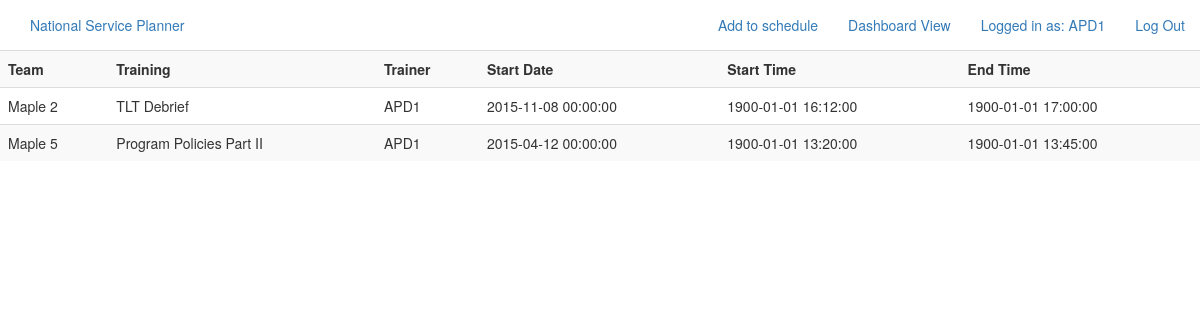
/dashboard (signed in), run on the app's committed database.
### model.py (models this page shows)
class TrainingAssignment(db.Model):
    __tablename__ = "training_assignments"
    assignment_id = db.Column(db.Integer, autoincrement=True, primary_key=True)
    team_id = db.Column(db.Integer, db.ForeignKey('teams.team_id'),
                        nullable=False, default="unknown")
    training_id = db.Column(db.Integer, db.ForeignKey('trainings.training_id'), nullable=False, default="unknown")
    staff_id = db.Column(db.String(15), db.ForeignKey('staff.staff_id'), nullable=True, default="unknown")
    start_date = db.Column(db.DateTime, nullable=False)
    end_date = db.Column(db.DateTime, nullable=True)
    start_time = db.Column(db.DateTime, nullable=True)
    end_time = db.Column(db.DateTime, nullable=True)
    staff = db.relationship("Staff", backref=db.backref("training_assignments"))

### server.py (the view)
@app.route('/dashboard')
def process_request():
    if session["staff_id"] == "ADMIN":
        assignments = TrainingAssignment.query.all()
    else:
        assignments = TrainingAssignment.query.filter_by(staff_id = session["staff_id"]).all()
    print assignments
    print session["staff_id"]
    return render_template("dashboard.html", assignments=assignments)

### templates/dashboard.html
{% extends 'base.html' %}
{% block content %}
 <table class="table table-striped">
    <tr>
        <th>Team</th>
        <th>Training</th>
        <th>Trainer</th>
        <th>Start Date</th>
        <th>Start Time</th>
        <th>End Time</th>
    </tr>
    {% for assignment in assignments %}
    <tr>
        <td>{{assignment.team_id}}</td>
        <td>{{assignment.training_id}}</td>
        <td>{{assignment.staff_id}}</td>
        <td>{{assignment.start_date}}</td>
        <td>{{assignment.start_time}}</td>
        <td>{{assignment.end_time}}</td>
    </tr>
    {% endfor %}
</table>
{% endblock %}

### templates/base.html (shortened to what this page needs)
<!doctype html>
<html>
<head>
<link rel="stylesheet"
      href="https://maxcdn.bootstrapcdn.com/bootstrap/3.3.4/css/bootstrap.min.css">
<link rel="stylesheet"
      href="static/style.css">
</head>
<body>
<div class="collapse navbar-collapse"
        id="bs-example-navbar-collapse-1">
        <ul class="nav navbar-nav">
          <li><a href="/">National Service Planner</a></li>
        </ul>
        <ul class="nav navbar-nav navbar-right">
          {% if "staff_id" in session %}
            <li><a href="/schedule">Add to schedule</a></li>
            <li><a href="/dashboard">Dashboard View</a></li>
            <li><a href="/login">Logged in as: {{ session['staff_id'] }}</a></li>
            <li><a href="/">Log Out</a><li>
          {% else %}
            <li><a href="/login">Login</a></li>
          {% endif %}
        </ul>
      </div>
{% block content %} put content here {% endblock %}
    </body>
</html>

### data on the page
TrainingAssignment: team_id "Maple 2", training_id "TLT Debrief", staff_id "APD1", start_date "2015-11-08 00:00:00", start_time "1900-01-01 16:12:00", end_time "1900-01-01 17:00:00"
TrainingAssignment: team_id "Maple 5", training_id "Program Policies Part II", staff_id "APD1", start_date "2015-04-12 00:00:00", start_time "1900-01-01 13:20:00", end_time "1900-01-01 13:45:00"

### other printed values
{{ session['staff_id'] }} "APD1"
